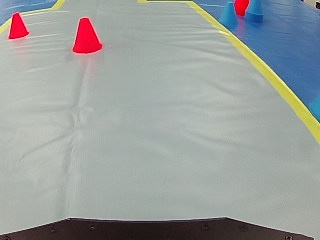
#> input picture test_images/1.jpg, 320 x 240 px; its folder holds only this picture in this run
$ python astar.py
#> lines starting #> are read from the running program, lines starting #| are printed output that depends on the picture; after the words box and inside, x2 and y2 are one past the last pixel; in counts of white or black regions, pixels touching at a corner belong together
# -*- coding: utf-8 -*-

import cv2
import numpy as np
import os

def sliding_window(image, stepSize, windowSize):
	# slide a window across the image
	for y in range(0, image.shape[0], stepSize):
		for x in range(0, image.shape[1], stepSize):
			# yield the current window
			yield (x, y, image[y:y + windowSize[1], x:x + windowSize[0]])

#A* Search algorithm implementation to find the minimum path between 2 points
def astar(m,startp,endp):
    w,h = 33,25		# 10x10(blocks) is the dimension of the input images
    sx,sy = startp 	#Start Point
    ex,ey = endp 	#End Point
    #[parent node, x, y, g, f]
    node = [None,sx,sy,0,abs(ex-sx)+abs(ey-sy)]
    closeList = [node]
    createdList = {}
    createdList[sy*w+sx] = node
    k=0
    while(closeList):
        node = closeList.pop(0)
        x = node[1]
        y = node[2]
        l = node[3]+1
        k+=1
        #find neighbours
        if k!=0:
            neighbours = ((x,y+1),(x,y-1),(x+1,y),(x-1,y))
        else:
            neighbours = ((x+1,y),(x-1,y),(x,y+1),(x,y-1))
        for nx,ny in neighbours:
            if nx==ex and ny==ey:
                path = [(ex,ey)]
                while node:
                    path.append((node[1],node[2]))
                    node = node[0]
                return list(reversed(path))
            if 0<=nx<w and 0<=ny<h and m[ny][nx]==0:
                if ny*w+nx not in createdList:
                    nn = (node,nx,ny,l,l+abs(nx-ex)+abs(ny-ey))
                    createdList[ny*w+nx] = nn
                    #adding to closelist ,using binary heap
                    nni = len(closeList)
                    closeList.append(nn)
                    while nni:
                        i = (nni-1)>>1
                        if closeList[i][4]>nn[4]:
                            closeList[i],closeList[nni] = nn,closeList[i]
                            nni = i
                        else:
                            break
    return []


def astardetect(image_filename):
	'''
    Returns:
    1 - List of tuples which is the coordinates for occupied grid.
    2 - Dictionary with information of path.
    '''
#> called with image_filename = 'test_images/1.jpg'
	occupied_grids = []  # List to store coordinates of occupied grid
	planned_path = {}  # Dictionary to store information regarding path planning

	# load the image and define the window width and height
	image = cv2.imread(image_filename)
#> image is the input picture: shape (240, 320, 3); mean B, G, R 156.5, 158.4, 153.9
	# [5 lines of commented-out code are left out]
	dst = cv2.cvtColor(image, cv2.COLOR_BGR2HSV)
#> dst: shape (240, 320, 3); mean H, S, V 68.5, 34.1, 167.3
	low_hsv = np.array([0, 0, 46])
	high_hsv = np.array([180, 43, 220])
	thresh1 = cv2.inRange(dst, low_hsv, high_hsv)
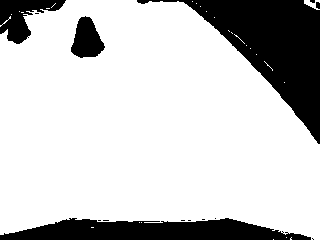
#> thresh1: shape (240, 320); 78.6% white; 14 black regions (9 under 20 px), largest, box (x1, y1, x2, y2) and area: (137, 0, 320, 144) 9142, (0, 218, 311, 240) 4837, (0, 0, 66, 44) 1430, (71, 16, 105, 58) 936, (316, 2, 320, 9) 25

	(winW, winH) = (10, 10)  # Size of individual cropped images
	obstacles = []  # List to store obstacles (black tiles)
	index = [1, 1]
	blank_image = np.zeros((10, 10, 3), np.uint8)
	list_images = [[blank_image for i in range(25)] for i in range(33)]  # array of list of images
#	maze = [[0 for i in range(17)] for i in range(13)]  # matrix to represent the grids of individual cropped images
	maze = np.zeros((25,33), np.uint8)

	for (x, y, window) in sliding_window(thresh1, stepSize=10, windowSize=(winW, winH)):
	# for (x, y, window) in sliding_window(image, stepSize=20, windowSize=(winW, winH)):
		# if the window does not meet our desired window size, ignore it
		if window.shape[0] != winH or window.shape[1] != winW:
			continue

		# [6 lines of commented-out code are left out]
		crop_img = thresh1[y:y + winH, x:x + winW]  # crop the image
		list_images[index[0] - 1][index[1] - 1] = crop_img.copy()  # Add it to the array of images
		# cv2.rectangle(thresh1, (x, y), (x + winW, y + winH), (0, 255, 0), 2)

		average_color_per_row = np.average(crop_img, axis=0)
		average_color = np.average(average_color_per_row, axis=0)
		average_color = np.uint8(average_color)  # Average color of the grids

		if (average_color < 150):  # Check if grids are colored
			maze[index[1] - 1][index[0] - 1] = 1  # 标记为不可到达点
			# 将障碍物标记点周围一圈都打上障碍物标签，类似膨胀层作用
			for i in range(1, 2):
				for j in range(1, 3):
					if 3 < index[1] < 22 and 3 < index[0] < 30:
						maze[index[1] - 1 + i][index[0] - 1 + j] = 1
						maze[index[1] - 1 - i][index[0] - 1 - j] = 1
						maze[index[1] - 1 - i][index[0] - 1 + j] = 1
						maze[index[1] - 1 + i][index[0] - 1 - j] = 1
						maze[index[1] - 1 + i][index[0] - 1] = 1
						maze[index[1] - 1 - i][index[0] - 1] = 1
						maze[index[1] - 1][index[0] - 1 + j] = 1
						maze[index[1] - 1][index[0] - 1 - j] = 1
					elif index[0] < 3:
						maze[index[1] - 1][index[0] - 1 + j] = 1
					elif index[0] > 30:
						maze[index[1] - 1][index[0] - 1 - j] = 1
					else:
						pass
			obstacles.append(tuple(index))  # add to obstacles list
			obstacles_state = True
		elif (average_color > 150) and (maze[index[1] - 1][index[0] - 1] == 1):
			obstacles_state = True
		else:
			obstacles_state = False
			occupied_grids.append(tuple(index))  # These grids are termed as occupied_grids

		print('index:',index,'  x:',x,'y:',y,'  average_color:',average_color, '  obstacles_state:',obstacles_state)
		# cv2.imshow("Window", thresh1)
		# cv2.waitKey(1)

		# Iterate
		index[0] = index[0] + 1
		if (index[0] > 32):
			index[1] = index[1] + 1
			index[0] = 1
#> this loop made 768 passes
#> (x, y, average_color_per_row, average_color, obstacles_state) on passes 1 to 9: (0, 0, [0, 0, 0, 0, 0, 0, 0, 0, 0, 0], 0, True), (10, 0, [0, 0, 0, 0, 0, 0, 0, 0, 0, 0], 0, True), (20, 0, [0, 0, 0, 0, 0, 0, 0, 0, 0, 0], 0, True), (30, 0, [0, 0, 0, 0, 0, 0, 0, 0, 0, 0], 0, True), (40, 0, [25.5, 25.5, 25.5, 0, 0, 0, 25.5, 25.5, 25.5, 25.5], 17, True), (50, 0, [0, 25.5, 25.5, 25.5, 25.5, 25.5, 0, 0, 0, 25.5], 15, True), (60, 0, [51, 76.5, 102, 153, 178.5, 229.5, 255, 255, 255, 255], 181, False), (70, 0, [255, 255, 255, 255, 255, 255, 255, 255, 255, 255], 255, False), (80, 0, [255, 255, 255, 255, 255, 255, 255, 255, 255, 255], 255, False)
#> (x, y, average_color, obstacles_state) on passes 32, 38, 41: (310, 0, 127, True), (50, 10, 239, False), (80, 10, 178, False)
#| index: [1, 1]   x: 0 y: 0   average_color: 0   obstacles_state: True
#| index: [2, 1]   x: 10 y: 0   average_color: 0   obstacles_state: True
#| index: [3, 1]   x: 20 y: 0   average_color: 0   obstacles_state: True
#| index: [4, 1]   x: 30 y: 0   average_color: 0   obstacles_state: True
#| index: [5, 1]   x: 40 y: 0   average_color: 17   obstacles_state: True
#| index: [6, 1]   x: 50 y: 0   average_color: 15   obstacles_state: True
#| index: [7, 1]   x: 60 y: 0   average_color: 181   obstacles_state: False
#| index: [8, 1]   x: 70 y: 0   average_color: 255   obstacles_state: False
#> (further printed lines are left out)
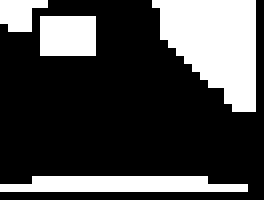
#> maze: shape (25, 33) (shown 8 times larger); values 0 (black) and 1 (white), 27.6% white; 4 white regions (1 under 20 px), largest, box (x1, y1, x2, y2) and area: (19, 0, 32, 14) 123, (0, 22, 31, 24) 53, (5, 2, 12, 7) 35
#> after the loop, index = [1, 25]; list_images = 33 items; obstacles = 171 pairs, first value 1 to 32, second value 1 to 24; occupied_grids = 556 pairs, first value 1 to 32, second value 1 to 24

	# First part done
	##############################################################################
	startimage = [17, 22]
	list_colored_grids = []
	len_result = 1000
	target_point = 0
	target_point_xy = 0
	path = []
	path_xy = []
	step = 0
	left_count = 0
	right_count = 0
	nopath_flag = 0
	for n in occupied_grids:
		if n not in obstacles:
			list_colored_grids.append(n)  # Grids with objects (not black obstacles)
		else:
			pass
#> this loop made 556 passes
#> n on passes 1 to 3: (7, 1), (8, 1), (9, 1)
#> after the loop, list_colored_grids has the same summary as occupied_grids

	for x in range(33):
		if x <= 17:
			left_flag = True
			right_flag = False
		else:
			left_flag = False
			right_flag = True
		for y in range(0, 10):
			if maze[y][x] == 0 and left_flag == True:
				left_count = left_count + 1
			elif maze[y][x] == 0 and right_flag == True:
				right_count = right_count + 1
			else:
				pass
	# print(list_colored_grids)
	# print('left:',left_count,'right:',right_count)
	for n in list_colored_grids:
		if n != startimage and 8 <= n[1] <= 9:
			if right_count >= left_count and 17 < n[0] < 33:
				grid = n
				result = astar(maze, (startimage[0] - 1, startimage[1] - 1), (grid[0] - 1, grid[1] - 1))
				list2 = []
			elif right_count < left_count and 0 <= n[0] <= 17:
				grid = n
				result = astar(maze, (startimage[0] - 1, startimage[1] - 1), (grid[0] - 1, grid[1] - 1))
				list2 = []
			else:
				grid = (0, 0)
				result = []
				list2 = []
			for t in result:
				x, y = t[0], t[1]
				list2.append(tuple((x + 1, y + 1)))  # Contains min path + startimage + endimage
				result = list(list2[1:-1])  # Result contains the minimum path required
			planned_path = list([str(grid), result, len(result) + 1])
			# print(planned_path)
			if len(result) + 1 != 1:
				if len(result) + 1 < len_result:
					len_result = len(result) + 1
					x_out = 10 * (grid[0] - 1)
					y_out = 10 * (grid[1] - 1)
					target_point = str(grid)
					target_point_xy = str((x_out, y_out))
					path = result
					path.insert(0, (17, 22))
					path_xy = []
					for target in result:
						x_target_out = 10 * (target[0] - 1)
						y_target_out = 10 * (target[1] - 1)
						path_xy.append((x_target_out, y_target_out))
					step = len_result
		# print('Available Path:',planned_path)
		else:
			pass
#> after the loop, len_result = 13; path = [(17, 22), (17, 21), (17, 20), (17, 19), (17, 18), (17, 17), (17, 16), (17, 15), (17, 14), (17, 13), (17, 12), (17, 11), (17, 10)]; path_xy = [(160, 210), (160, 200), (160, 190), (160, 180), (160, 170), (160, 160), (160, 150), (160, 140), (160, 130), (160, 120), (160, 110), (160, 100), (160, 90)]; step = 13; target_point = '(17, 9)'; target_point_xy = '(160, 80)'; x_out = 160; y_out = 80
	print(
		'--------------------------------------------------------------------------------------------------------------')
	print('Shortest Path:')
	print('  target_point:', target_point)
	print('  target_point_xy:', target_point_xy)
	print('  path', path)
	print('  path_xy', path_xy)
	print('  step:', step)

	'''Show the path and obstacle layer'''
	path_img = image.copy()
	xy_begin = (160, 220)

	for x in range(33):
		for y in range(25):
			x_draw = 10 * x
			y_draw = 10 * y
			if maze[y][x] == 1:
				cv2.line(path_img, (x_draw, y_draw), (x_draw + 10, y_draw), (0, 255, 0), 2)
				cv2.line(path_img, (x_draw + 10, y_draw), (x_draw + 10, y_draw + 10), (0, 255, 0), 2)
				cv2.line(path_img, (x_draw + 10, y_draw + 10), (x_draw, y_draw + 10), (0, 255, 0), 2)
				cv2.line(path_img, (x_draw, y_draw + 10), (x_draw, y_draw), (0, 255, 0), 2)
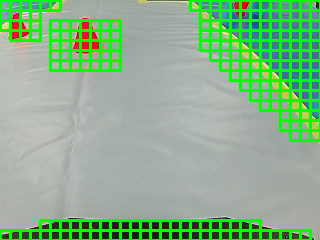
#> path_img: shape (240, 320, 3); 16.87% of pixels changed, all inside (x1, y1, x2, y2) = (0, 0, 320, 240)

	for xy in path_xy:
		xy_next = xy
		cv2.line(path_img, xy_begin, xy_next, (0, 0, 255), 2)
		xy_begin = xy
#> this loop made 13 passes
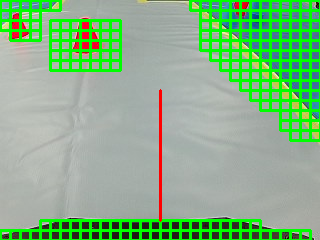
#> path_img: shape (240, 320, 3); 0.51% of pixels changed, all inside (x1, y1, x2, y2) = (159, 89, 162, 222)

	'''return current position and next goal'''
	current_position = (160, 230)
	if len(path_xy) >= 4:
		next_position = path_xy[3]
#> next_position = (160, 180)
	else:
		next_position = (160, 220)
		nopath_flag = 1
		print('------------------Error: No path found------------------')

	cv2.imshow("Path", path_img)
	cv2.waitKey(1000)
	cv2.destroyAllWindows()
	# Uncomment this portion to print the planned_path (Second Part Solution)
	# print("Occupied Grids : ")
	# print(occupied_grids)
	return current_position, next_position, nopath_flag

# change filename to check for other images
image_filename = "test_images"
# astardetect(image_filename)

files= os.listdir(image_filename) # 得到文件夹下的所有文件名称
for file in files: # 遍历文件夹
	if not os.path.isdir(file): # 判断是否是文件夹，不是文件夹才打开
		current_point, next_point, nopath_flag = astardetect(image_filename+"/"+file)
#> current_point = (160, 230); next_point = (160, 180); nopath_flag = 0
		print('current position:', current_point, '   next position:', next_point)

$ run again, on test_images/126.jpg
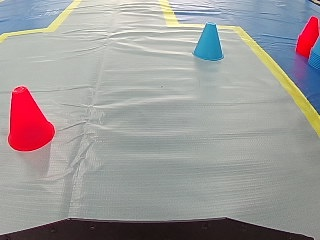
#> input picture test_images/126.jpg, 320 x 240 px
#> in astardetect, image is the input picture: shape (240, 320, 3); mean B, G, R 153.5, 154.2, 157.7
#> dst: shape (240, 320, 3); mean H, S, V 68, 33.1, 166.7
#> in astardetect, `thresh1 = cv2.inRange(dst, low_hsv, high_hsv)`:
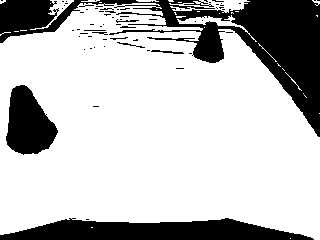
#> thresh1: shape (240, 320); 75% white; 68 black regions (58 under 20 px), largest, box (x1, y1, x2, y2) and area: (0, 0, 320, 137) 11489, (0, 218, 314, 240) 4802, (6, 85, 58, 155) 2426
#> the loop in astardetect, `for (x, y, window) in sliding_window(thresh1, stepSize=10, windowSize=..` made 768 passes
#> (x, y, average_color_per_row, average_color, obstacles_state) on passes 1 to 5: (0, 0, [102, 76.5, 51, 76.5, 51, 51, 0, 0, 0, 0], 40, True), (10, 0, [0, 0, 0, 0, 0, 0, 0, 0, 0, 0], 0, True), (20, 0, [0, 0, 0, 0, 0, 0, 0, 0, 0, 0], 0, True), (30, 0, [0, 0, 0, 0, 0, 0, 0, 0, 0, 0], 0, True), (40, 0, [0, 0, 0, 0, 0, 0, 0, 0, 0, 25.5], 2, True)
#> (printed output is left out)
#> after the loop in astardetect, `for (x, y, window) in sliding_window(thresh1, stepSize=10, windowSize=..`: index = [1, 25]; list_images = 33 items; obstacles = 196 pairs, first value 1 to 32, second value 1 to 24; occupied_grids = 523 pairs, first value 1 to 32, second value 1 to 24
#> the loop in astardetect, `for n in occupied_grids:` made 523 passes
#> n on passes 1 to 3: (6, 1), (7, 1), (9, 1)
#> after the loop in astardetect, `for n in occupied_grids:`: list_colored_grids has the same summary as occupied_grids
#> the loop in astardetect, `for n in list_colored_grids:` made 523 passes
#> (len_result, x_out, target_point, target_point_xy, step) on passes 100 to 107: (30, 0, '(1, 8)', '(0, 70)', 30), (29, 10, '(2, 8)', '(10, 70)', 29), (28, 20, '(3, 8)', '(20, 70)', 28), (27, 30, '(4, 8)', '(30, 70)', 27), (26, 40, '(5, 8)', '(40, 70)', 26), (25, 50, '(6, 8)', '(50, 70)', 25), (24, 60, '(7, 8)', '(60, 70)', 24), (23, 70, '(8, 8)', '(70, 70)', 23)
#> after the loop in astardetect, `for n in list_colored_grids:`: len_result = 13; path = [(17, 22), (17, 21), (17, 20), (17, 19), (17, 18), (17, 17), (17, 16), (17, 15), (17, 14), (17, 13), (17, 12), (17, 11), (17, 10)]; path_xy = [(160, 210), (160, 200), (160, 190), (160, 180), (160, 170), (160, 160), (160, 150), (160, 140), (160, 130), (160, 120), (160, 110), (160, 100), (160, 90)]; step = 13; target_point = '(17, 9)'; target_point_xy = '(160, 80)'; x_out = 160; y_out = 80
#> the loop in astardetect, `for xy in path_xy:` made 13 passes
#> after the loop in astardetect, `for xy in path_xy:`:
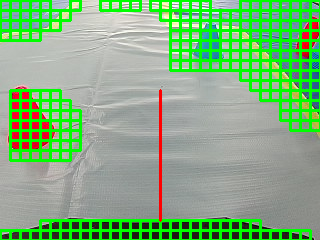
#> path_img: shape (240, 320, 3); mean B, G, R 125.9, 177.5, 129.5
#> next_position = (160, 180)
#> current_point = (160, 230); next_point = (160, 180); nopath_flag = 0

$ run again, on test_images/133.jpg
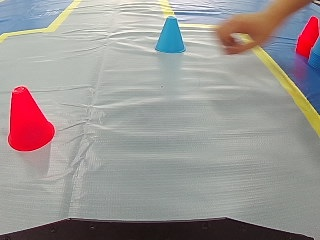
#> input picture test_images/133.jpg, 320 x 240 px
#> in astardetect, image is the input picture: shape (240, 320, 3); mean B, G, R 148.1, 150, 156.1
#> dst: shape (240, 320, 3); mean H, S, V 66.4, 35.2, 163.5
#> in astardetect, `thresh1 = cv2.inRange(dst, low_hsv, high_hsv)`:
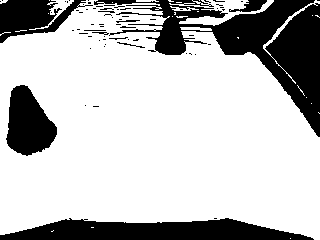
#> thresh1: shape (240, 320); 74.9% white; 69 black regions (57 under 20 px), largest, box (x1, y1, x2, y2) and area: (94, 0, 320, 137) 9369, (0, 218, 314, 240) 4800, (6, 85, 57, 156) 2414
#> the loop in astardetect, `for (x, y, window) in sliding_window(thresh1, stepSize=10, windowSize=..` made 768 passes
#> (x, y, average_color_per_row, average_color, obstacles_state) on passes 1 to 5: (0, 0, [76.5, 102, 51, 76.5, 76.5, 76.5, 51, 25.5, 0, 0], 53, True), (10, 0, [0, 0, 0, 0, 0, 0, 0, 0, 0, 0], 0, True), (20, 0, [0, 0, 0, 0, 0, 0, 0, 0, 0, 0], 0, True), (30, 0, [0, 0, 0, 0, 0, 0, 0, 0, 0, 0], 0, True), (40, 0, [0, 0, 0, 0, 0, 0, 0, 25.5, 51, 102], 17, True)
#> (printed output is left out)
#> after the loop in astardetect, `for (x, y, window) in sliding_window(thresh1, stepSize=10, windowSize=..`: index = [1, 25]; list_images = 33 items; obstacles = 204 pairs, first value 1 to 32, second value 1 to 24; occupied_grids = 511 pairs, first value 1 to 32, second value 1 to 24
#> the loop in astardetect, `for n in occupied_grids:` made 511 passes
#> n on passes 1 to 3: (6, 1), (7, 1), (9, 1)
#> after the loop in astardetect, `for n in occupied_grids:`: list_colored_grids has the same summary as occupied_grids
#> the loop in astardetect, `for n in list_colored_grids:` made 511 passes
#> (len_result, x_out, target_point, target_point_xy, step) on passes 88 to 95: (30, 0, '(1, 8)', '(0, 70)', 30), (29, 10, '(2, 8)', '(10, 70)', 29), (28, 20, '(3, 8)', '(20, 70)', 28), (27, 30, '(4, 8)', '(30, 70)', 27), (26, 40, '(5, 8)', '(40, 70)', 26), (25, 50, '(6, 8)', '(50, 70)', 25), (24, 60, '(7, 8)', '(60, 70)', 24), (23, 70, '(8, 8)', '(70, 70)', 23)
#> after the loop in astardetect, `for n in list_colored_grids:`: len_result = 13; path = [(17, 22), (17, 21), (17, 20), (17, 19), (17, 18), (17, 17), (17, 16), (17, 15), (17, 14), (17, 13), (17, 12), (17, 11), (17, 10)]; path_xy = [(160, 210), (160, 200), (160, 190), (160, 180), (160, 170), (160, 160), (160, 150), (160, 140), (160, 130), (160, 120), (160, 110), (160, 100), (160, 90)]; step = 13; target_point = '(17, 9)'; target_point_xy = '(160, 80)'; x_out = 160; y_out = 80
#> the loop in astardetect, `for xy in path_xy:` made 13 passes
#> after the loop in astardetect, `for xy in path_xy:`:
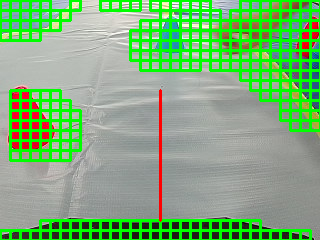
#> path_img: shape (240, 320, 3); mean B, G, R 120.5, 175.9, 125.9
#> next_position = (160, 180)
#> current_point = (160, 230); next_point = (160, 180); nopath_flag = 0
